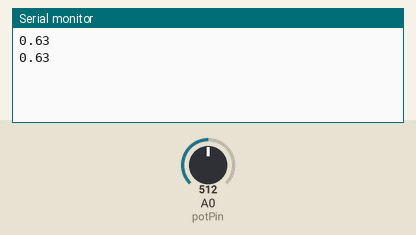
Simulated run of this sketch. Board: Arduino Uno, built with avr-gcc and run on an emulated ATmega328P. On the bench: the last lines printed to the serial monitor. The test bench sets the inputs (shaded band); at power-on: A0 (potPin) = 512.

Above: at 1.7 s.
1.8 s: A0 (potPin) set to 716
At 3.1 s:
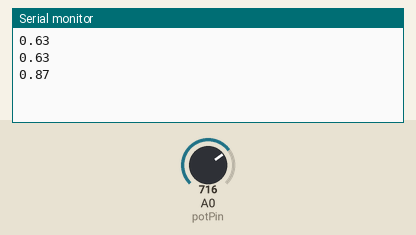
3.3 s: A0 (potPin) set to 900
At 4.3 s:
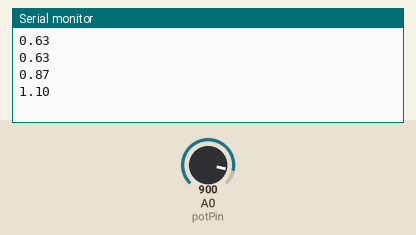
Timing chart, 0 to 6.3 s (numbered marks = the images above; inputs shaded):
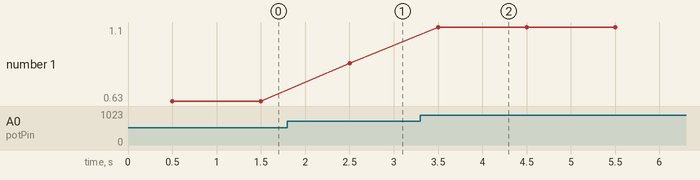

Measured:
- after the input at 1.8 s, the serial monitor: prints a new line after 0.70 s (image 1)
- after the input at 3.3 s, the serial monitor: prints a new line after 0.20 s (image 2)
- plotted number 1: 0.63 → 0.87 after the input at 1.8 s, 0.87 → 1.1 after the input at 3.3 s

The sketch:

potentiometer_data_on_serial_monitor.ino
```cpp
int potPin = 14;

int potValue = 0;
float voltage;

void setup()
{
 Serial.begin(115200);
 delay(500);
}


void loop ()
{
  potValue = analogRead(potPin);
  voltage = potValue*(5.0/4095);
  Serial.println(voltage);
  delay(1000);
}
```
